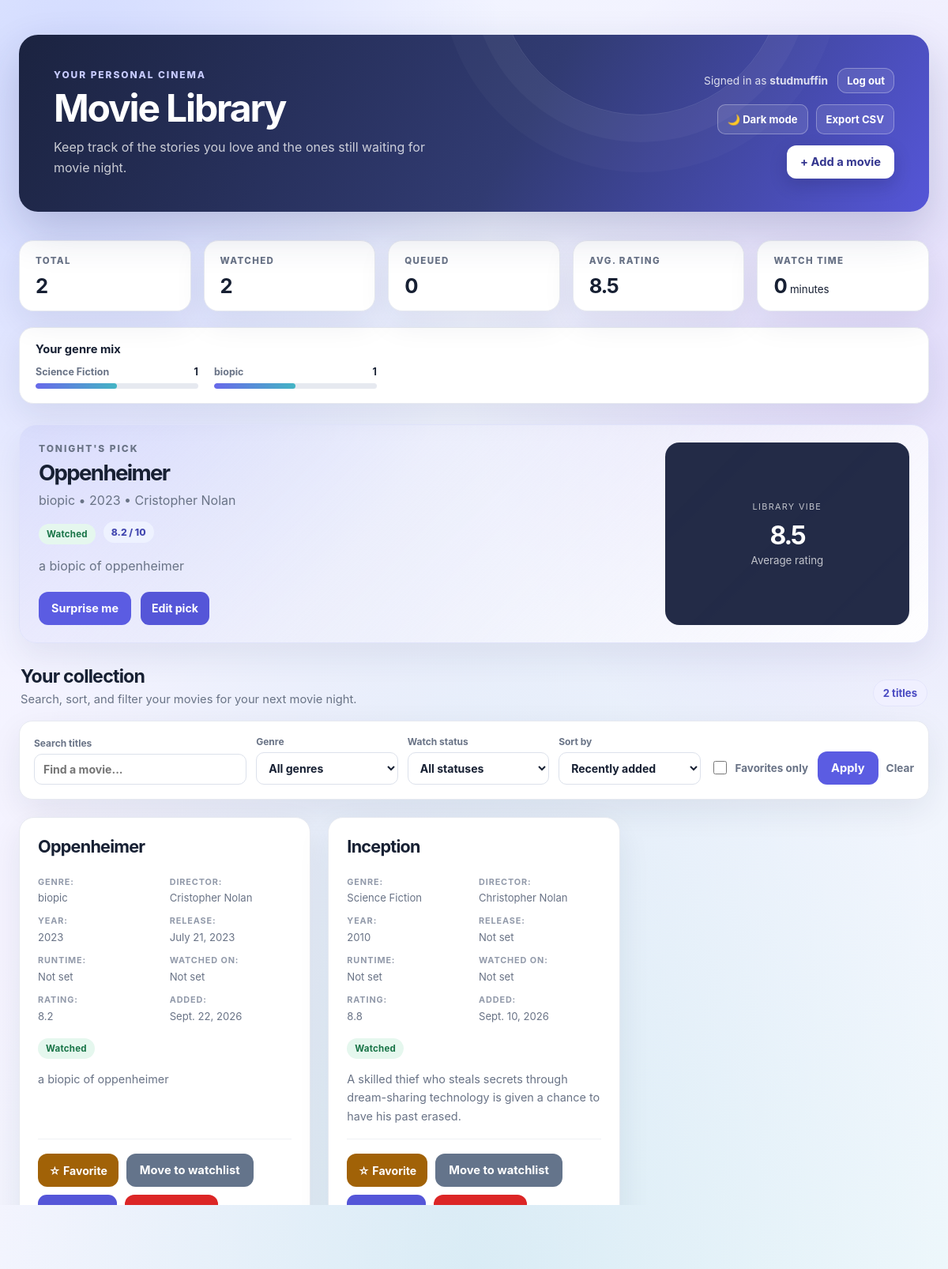
Screenshot of / (signed in) with the database file from the repository.
### IMS_APP/models.py (models this page shows, shortened)
class Movie(models.Model):
    movie_id = models.AutoField(primary_key=True)
    owner = models.ForeignKey(
        settings.AUTH_USER_MODEL,
        on_delete=models.CASCADE,
        related_name='movies',
        null=True,
        blank=True,
    )
    movie_title = models.CharField(max_length=255)
    genre = models.CharField(max_length=100)
    director = models.CharField(max_length=255)
    release_year = models.PositiveIntegerField()
    release_date = models.DateField(null=True, blank=True)
    watched_on = models.DateField(null=True, blank=True)
    runtime_minutes = models.PositiveSmallIntegerField(null=True, blank=True)
    rating = models.FloatField(default=0.0)
    description = models.TextField(blank=True)
    is_favorite = models.BooleanField(default=False)
    STATUS_WATCHED = 'Watched'
    STATUS_UNWATCHED = 'Unwatched'
    STATUS_CHOICES = [
        (STATUS_WATCHED, 'Watched'),
        (STATUS_UNWATCHED, 'Unwatched'),
    ]
    status = models.CharField(
        max_length=20,
        choices=STATUS_CHOICES,
        default=STATUS_UNWATCHED,
    )
    date_added = models.DateField(auto_now_add=True)

### IMS_APP/views.py (the view, shortened to what this page needs)
# urls.py: path('', views.index, name='index'),
@login_required
def index(request):
    all_movies = Movie.objects.filter(owner=request.user)
    movies, filters = _filter_movies(request, all_movies)
    form = MovieForm()
    featured_movie = None
    if all_movies.exists():
        featured_movie = all_movies.order_by('?').first()
        if request.GET.get('surprise') == '1':
            featured_movie = all_movies.order_by('?').first()
    context = {
        'movies': movies,
        'form': form,
        'edit_form': None,
        'editing_movie': None,
        'featured_movie': featured_movie,
        'library_summary': _get_library_summary(all_movies),
        'genre_breakdown': _get_genre_breakdown(all_movies),
        'filters': filters,
        'genres': all_movies.values_list('genre', flat=True).distinct().order_by('genre'),
        'has_movies': all_movies.exists(),
    }
    return render(request, 'movie/home.html', context)

### IMS_APP/views.py (called while the page is built)
def _get_library_summary(movies):
    total_movies = movies.count()
    watched_count = movies.filter(status=Movie.STATUS_WATCHED).count()
    unwatched_count = movies.filter(status=Movie.STATUS_UNWATCHED).count()
    rated_movies = movies.exclude(rating=0.0)
    average_rating = 0.0
    if rated_movies.exists():
        average_rating = round(sum(movie.rating for movie in rated_movies) / rated_movies.count(), 1)
    return {
        'total_movies': total_movies,
        'watched_count': watched_count,
        'unwatched_count': unwatched_count,
        'average_rating': average_rating,
        'total_runtime': sum(movie.runtime_minutes or 0 for movie in movies),
    }

def _get_genre_breakdown(movies):
    genre_counts = Counter(
        genre.strip()
        for movie in movies
        for genre in movie.genre.split(',')
        if genre.strip()
    )
    total_genres = sum(genre_counts.values())
    return [
        {
            'name': genre,
            'count': count,
            'percentage': round(count * 100 / total_genres),
        }
        for genre, count in genre_counts.most_common(5)
    ]

### IMS_APP/templates/movie/home.html (shortened to what this page needs)
<!DOCTYPE html>
<html lang="en">
<head>
</head>
<body>
    <div class="container">
        <header class="topbar">
            <div class="topbar-copy">
                <p class="eyebrow">Your personal cinema</p>
                <h1>Movie Library</h1>
                <p class="topbar-description">Keep track of the stories you love and the ones still waiting for movie night.</p>
            </div>
            <div class="topbar-actions">
                <div class="account-controls">
                    <span>Signed in as <strong>{{ request.user.username }}</strong></span>
                    <form method="post" action="{% url 'logout' %}">
                        <button class="logout-button" type="submit">Log out</button>
                    </form>
                </div>
                <div class="header-tools">
                    <button class="theme-button" type="button" id="theme-toggle" aria-label="Toggle dark theme">🌙 Dark mode</button>
                    <a class="export-button" href="{% url 'export_movies' %}">Export CSV</a>
                </div>
                <button class="add-movie-button" type="button" onclick="document.getElementById('add-movie-dialog').showModal()">
                    + Add a movie
                </button>
            </div>
        </header>
        <div class="content">
            <main>
                <div class="insights">
                    <div class="insight-card">
                        <span class="insight-label">Total</span>
                        <strong>{{ library_summary.total_movies }}</strong>
                    </div>
                    <div class="insight-card">
                        <span class="insight-label">Watched</span>
                        <strong>{{ library_summary.watched_count }}</strong>
                    </div>
                    <div class="insight-card">
                        <span class="insight-label">Queued</span>
                        <strong>{{ library_summary.unwatched_count }}</strong>
                    </div>
                    <div class="insight-card">
                        <span class="insight-label">Avg. rating</span>
                        <strong>{{ library_summary.average_rating|floatformat:1 }}</strong>
                    </div>
                    <div class="insight-card">
                        <span class="insight-label">Watch time</span>
                        <strong>{{ library_summary.total_runtime }}</strong>
                        <small>minutes</small>
                    </div>
                </div>
                {% if genre_breakdown %}
                    <section class="genre-breakdown" aria-label="Top genres in your collection">
                        <h2 class="genre-breakdown-heading">Your genre mix</h2>
                        {% for genre in genre_breakdown %}
                            <div class="genre-stat">
                                <div class="genre-stat-label">
                                    <span>{{ genre.name }}</span>
                                    <strong>{{ genre.count }}</strong>
                                </div>
                                <div class="genre-meter" role="img" aria-label="{{ genre.percentage }} percent {{ genre.name }}">
                                    <span style="width: {{ genre.percentage }}%"></span>
                                </div>
                            </div>
                        {% endfor %}
                    </section>
                {% endif %}
                <section class="spotlight">
                    {% if featured_movie %}
                        <div class="spotlight-copy">
                            <p class="eyebrow">Tonight's pick</p>
                            <h3>{{ featured_movie.movie_title }}</h3>
                            <p>{{ featured_movie.genre }} • {{ featured_movie.release_year }} • {{ featured_movie.director }}</p>
                            <div class="spotlight-meta">
                                <span class="badge {% if featured_movie.status == 'Watched' %}watched{% else %}unwatched{% endif %}">{{ featured_movie.status }}</span>
                                <span class="rating-pill">{{ featured_movie.rating|default:'No rating yet' }} / 10</span>
                            </div>
                            <p class="spotlight-description">
                                {% if featured_movie.description %}
                                    {{ featured_movie.description }}
                                {% else %}
                                    This movie is ready for a rewatch or a fresh first-time watch night.
                                {% endif %}
                            </p>
                            <div class="spotlight-actions">
                                <a class="highlight-button" href="?surprise=1">Surprise me</a>
                                <a class="action-button edit-button" href="{% url 'edit_movie' featured_movie.movie_id %}">Edit pick</a>
                            </div>
                        </div>
                        <div class="spotlight-score">
                            <span class="score-label">Library vibe</span>
                            <strong>{{ library_summary.average_rating|floatformat:1 }}</strong>
                            <small>Average rating</small>
                        </div>
                    {% endif %}
                </section>
                <div class="collection-heading">
                    <div>
                        <h2>Your collection</h2>
                        <p>Search, sort, and filter your movies for your next movie night.</p>
                    </div>
                    <span class="movie-count">{{ movies|length }} {% if movies|length == 1 %}title{% else %}titles{% endif %}</span>
                </div>
                <form class="collection-filters" method="get" action="{% url 'index' %}">
                    <label class="filter-field">
                        Search titles
                        <input type="search" name="q" value="{{ filters.search }}" placeholder="Find a movie..." maxlength="100">
                    </label>
                    <label class="filter-field">
                        Genre
                        <select name="genre">
                            <option value="">All genres</option>
                        </select>
                    </label>
                    <label class="filter-field">
                        Watch status
                        <select name="status">
                            <option value="">All statuses</option>
                        </select>
                    </label>
                    <label class="filter-field">
                        Sort by
                        <select name="sort">
                            <option value="recent" {% if filters.sort == 'recent' %}selected{% endif %}>Recently added</option>
                        </select>
                    </label>
                    <label class="favorite-filter">
                        <input type="checkbox" name="favorites" value="1" {% if filters.favorites_only %}checked{% endif %}>
                        Favorites only
                    </label>
                    <div class="filter-actions">
                        <button type="submit">Apply</button>
                        <a class="clear-filters" href="{% url 'index' %}">Clear</a>
                    </div>
                </form>
                {% if movies %}
                    <div class="movie-grid">
                        {% for movie in movies %}
                            <article class="movie-card">
                                <h3>{{ movie.movie_title }}</h3>
                                <div class="meta">
                                    <div><strong>Genre:</strong> {{ movie.genre }}</div>
                                    <div><strong>Director:</strong> {{ movie.director }}</div>
                                    <div><strong>Year:</strong> {{ movie.release_year }}</div>
                                    <div><strong>Release:</strong> {{ movie.release_date|default:'Not set' }}</div>
                                    <div><strong>Runtime:</strong> {% if movie.runtime_minutes %}{{ movie.runtime_minutes }} min{% else %}Not set{% endif %}</div>
                                    <div><strong>Watched on:</strong> {{ movie.watched_on|default:'Not set' }}</div>
                                    <div><strong>Rating:</strong> {{ movie.rating }}</div>
                                    <div><strong>Added:</strong> {{ movie.date_added }}</div>
                                </div>
                                <span class="badge {% if movie.status == 'Watched' %}watched{% else %}unwatched{% endif %}">
                                    {{ movie.status }}
                                </span>
                                <p class="description">
                                    {% if movie.description %}
                                        {{ movie.description }}
                                    {% else %}
                                        No description available yet.
                                    {% endif %}
                                </p>
                                <div class="movie-actions">
                                    <form method="post" action="{% url 'toggle_movie_favorite' movie.movie_id %}">
                                        {% if movie.is_favorite %}
                                            <button class="favorite-button is-favorite" type="submit" aria-label="Remove {{ movie.movie_title }} from favorites">★ Favorite</button>
                                        {% else %}
                                            <button class="favorite-button" type="submit" aria-label="Add {{ movie.movie_title }} to favorites">☆ Favorite</button>
                                        {% endif %}
                                    </form>
                                    <form method="post" action="{% url 'toggle_movie_status' movie.movie_id %}">
                                        {% if movie.status == 'Watched' %}
                                            <button class="status-button unwatch-button" type="submit">Move to watchlist</button>
                                        {% else %}
                                            <button class="status-button" type="submit">Mark as watched</button>
                                        {% endif %}
                                    </form>
                                    <a class="action-button edit-button" href="{% url 'edit_movie' movie.movie_id %}">Edit Movie</a>
                                    <form method="post" action="{% url 'delete_movie' movie.movie_id %}" onsubmit="return confirm('Delete {{ movie.movie_title|escapejs }} from your library?');">
                                        <button class="delete-button" type="submit">Delete Movie</button>
                                    </form>
                                </div>
                            </article>
                        {% endfor %}
                    </div>
                {% elif has_movies %}
                    <div class="empty-state">
                        <h2>No matching movies</h2>
                        <p>Try changing your search or filters.</p>
                        <p><a class="clear-filters" href="{% url 'index' %}">Clear filters</a></p>
                    </div>
                {% else %}
                    <div class="empty-state">
                        <h2>No movies yet</h2>
                        <p>Use the form to add your first movie to the library.</p>
                    </div>
                {% endif %}
            </main>
        </div>
    </div>
</body>
</html>

### rows the page displays
Movie: name "Science Fiction", movie_title "Inception", genre "Science Fiction", director "Christopher Nolan", release_year "2010", release_date "Not set", watched_on "Not set", rating "8.8", date_added "Sept. 10, 2026", status "Watched", description "A skilled thief who steals secrets through dream-sharing technology is given a chance to have his past erased.", shows "Move to watchlist"
Movie: name "biopic", movie_title "Oppenheimer", genre "biopic", release_year "2023", director "Cristopher Nolan", status "Watched", rating "8.2", description "a biopic of oppenheimer", release_date "July 21, 2023", shows "Not set", watched_on "Not set", date_added "Sept. 22, 2026", shows "Move to watchlist"

### other values shown
{{ request.user.username }} "studmuffin"
{{ library_summary.total_movies }} "2"
{{ library_summary.watched_count }} "2"
{{ library_summary.unwatched_count }} "0"
{{ library_summary.average_rating|floatformat:1 }} "8.5"
{{ library_summary.total_runtime }} "0"
{{ genre.count }} "1" "1"
{{ movies|length }} "2"
